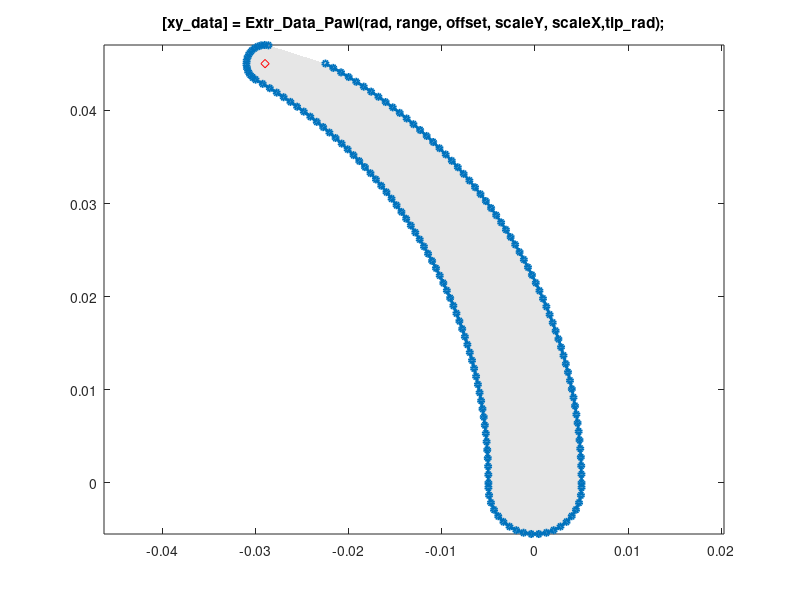

Recreate this plot in MATLAB.
function [xy_data,cFrame] = Extr_Data_Pawl(rad, range, offset, scaleY, scaleX, tip_rad, varargin)
% Extr_Data_Pawl Produce extrusion data for a ratchet wheel
% as a set of vertices. 
%   [xy_data, cFrame] = Extr_Data_Ratchet_Wheel(r_outer, r_inner, n_teeth, varargin)
%   This function returns x-y data for a pawl and the location of a frame 
%   for the contact disk geometry at the tip.
%
%   You can specify:
%       rad          - Radius of inner surface
%       range        - Arc range of inner surface (in degrees)
%       offset       - Width of pawl at base
%       scaleX       - Percentage outer arch will be scaled in x
%       scaleY       - Percentage outer arch will be scaled in y
%       tip_rad      - Radius of pawl tip
%
%   To see a plot showing parameter values, enter the name
%   of the function with no arguments or with just the gear type
%   >> Extr_Data_Pawl
%
%   To see a plot created with your parameter values,
%   add 'plot' as the final argument
%   >> Extr_Data_Pawl(0.05,60,0.01,1.04,1.1,0.002,'plot')

% Copyright 2013-2023 The MathWorks, Inc.

showplot = 'n';

% DEFAULT DATA TO SHOW DIAGRAM
if (nargin == 0)
    rad    = 0.05;
    range    = 60;
    offset = 0.01;
    scaleY = 1.04;
    scaleX = 1.1;
    tip_rad = 0.002;
end

if (nargin==0)
    showplot = 'plot';
elseif (nargin==7)
    showplot = varargin(end);
else
    showplot = 'n';
end

% Range of angles for intial arc
pawl_qvec     = flipud(linspace(0,range,range));

% Create outer arc
pawl_arcOuter = rad*[cosd(pawl_qvec)'  sind(pawl_qvec)'];

% Create inner arc (flip for counter-clockwise)
pawl_arcInner = flipud(pawl_arcOuter);

% Offset inner arc
pawl_arcInner = pawl_arcInner-[offset 0];

% Scale outer arc
pawl_arcOuter = (pawl_arcOuter-[rad 0]).*[scaleX 1]+[rad 0];
pawl_arcOuter = (pawl_arcOuter-[rad 0]).*[1 scaleY]+[rad 0];

% Create half circle for base
pawl_baseqvec = linspace(-180,0,20);
pawl_base     = offset/2*[cosd(pawl_baseqvec)'  sind(pawl_baseqvec)']+[rad-offset/2 -rad*0.01];

% Create partial circle for pawl tip
quarter_circle_rad  = tip_rad;              % Radius
quarter_circle_qvec = linspace(110,270,15); % Range of circle

% Create circle
quarter_circle_inn  = quarter_circle_rad*[cosd(quarter_circle_qvec)'  sind(quarter_circle_qvec)'];

% Offset so [0 0] is at bottom of circle
quarter_circle_inn  = quarter_circle_inn+[0 quarter_circle_rad];

% Get angle to pivot partial circle
q_tip_inn = 180+atan2d(pawl_arcInner(1,2)-pawl_arcInner(2,2),pawl_arcInner(1,1)-pawl_arcInner(2,1));
R = [cosd(q_tip_inn) -sind(q_tip_inn);
     sind(q_tip_inn)  cosd(q_tip_inn)];

% Rotate partial circle
quarter_circle_innR = (R*quarter_circle_inn')';

% Offset to start of pawl inner arc
quarter_circle_innR = quarter_circle_innR+pawl_arcInner(1,:);

% Obtain frame for contact disk
cFrame = pawl_arcInner(1,:)+(R*[0;quarter_circle_rad])'-[rad-offset/2 0];

% Assemble extrusion data
xy_data = [quarter_circle_innR(1:end-1,:);pawl_arcInner;pawl_base;pawl_arcOuter]-[rad-offset/2 0]; 

% Plot diagram to show parameters and extrusion
if (nargin == 0 || strcmpi(showplot,'plot'))
    
    % Figure name
    figString = ['h1_' mfilename];
    % Only create a figure if no figure exists
    figExist = 0;
    fig_hExist = evalin('base',['exist(''' figString ''')']);
    if (fig_hExist)
        figExist = evalin('base',['ishandle(' figString ') && strcmp(get(' figString ', ''type''), ''figure'')']);
    end
    if ~figExist
        fig_h = figure('Name',figString);
        assignin('base',figString,fig_h);
    else
        fig_h = evalin('base',figString);
    end
    figure(fig_h)
    clf(fig_h)
    
    % Plot extrusion
    patch(xy_data(:,1),xy_data(:,2),[1 1 1]*0.90,'EdgeColor','none');
    hold on
    plot(xy_data(:,1),xy_data(:,2),'-','Marker','o','MarkerSize',4,'LineWidth',2);
    axis('equal');
    
    plot(cFrame(1),cFrame(2),'rd')

    % Show parameters
    %{
    teeth_pts = [xy_data(5:2:9,:)];
    plot(teeth_pts(:,1),teeth_pts(:,2),'r-d','MarkerFaceColor','r');
    text(teeth_pts(2,1)*0.9,teeth_pts(2,2)*0.9,'{\color{red}n\_teeth}','HorizontalAlignment','right');
    
    plot([0 xy_data(4,1)],[0 xy_data(4,2)],'k--d','MarkerFaceColor','k','LineWidth',1);
    text(xy_data(4,1)*0.35,xy_data(4,2)*0.35,'r\_outer','VerticalAlignment','bottom','HorizontalAlignment','right');

    plot([0 xy_data(end-1,1)],[0 xy_data(end-1,2)],'b--d','MarkerFaceColor','b','LineWidth',1);
    text(xy_data(end-1,1)*0.35,xy_data(end-1,2)*0.35,'{\color{blue}r\_inner}','VerticalAlignment','top','HorizontalAlignment','right');
    %}

    title('[xy\_data] = Extr\_Data\_Pawl(rad, range, offset, scaleY, scaleX,tip\_rad);');
    hold off
    box on
    clear xy_data
end
